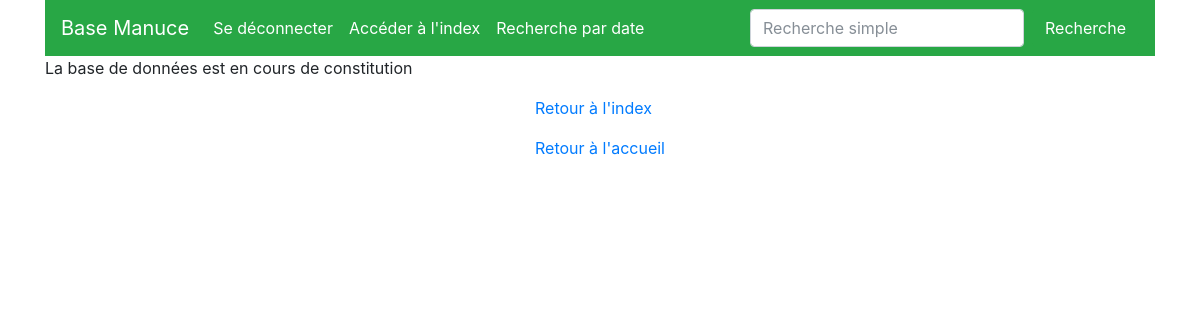
/book/20 (signed in), run on an earlier commit of the app's database.
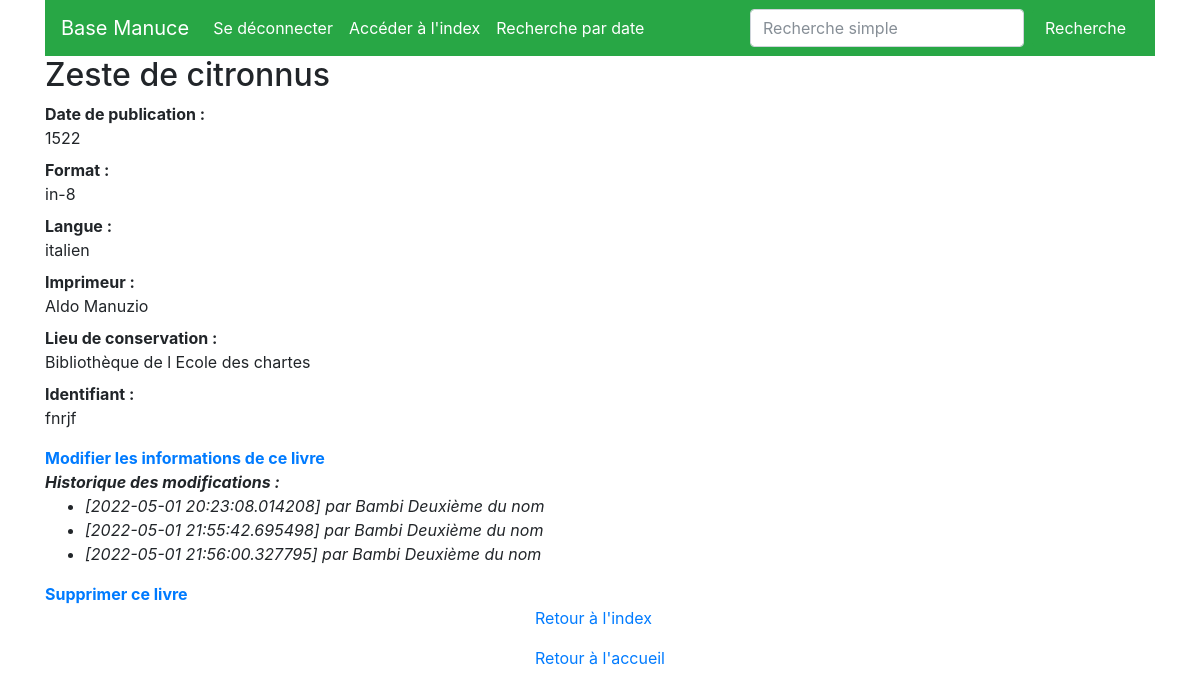
And on a later commit of the database.
### basemanuce/modeles/donnees.py (models this page shows, shortened)
class Books(db.Model):
    __tablename__ = 'books'
    book_id = db.Column(db.Integer, unique=True, nullable=False, primary_key=True, autoincrement=True)
    title = db.Column(db.Text)
    publidate = db.Column(db.Text)
    format = db.Column(db.Text)
    language = db.Column(db.Text)
    identifier = db.Column(db.Text, nullable=False)
    id_printer = db.Column(db.Integer, db.ForeignKey('printers.printer_id'))
    id_institution = db.Column(db.Integer, db.ForeignKey('institutions.institution_id'))
    printer = db.relationship("Printers", back_populates="book", foreign_keys=id_printer)
    institution = db.relationship("Institutions", back_populates="book", foreign_keys=id_institution)
    authorships = db.relationship("Authorship", back_populates="book", foreign_keys=Authorship.authorship_book_id)

class Printers(db.Model):
    __tablename__ = 'printers'
    printer_id = db.Column(db.Integer, unique=True, nullable=False, primary_key=True, autoincrement=True)
    printer_name = db.Column(db.Text, nullable=False)
    birthyear = db.Column(db.Integer)
    deathyear = db.Column(db.Integer)
    printer_othername1 = db.Column(db.Text)
    printer_othername2 = db.Column(db.Text)
    description = db.Column(db.Text)
    book = db.relationship("Books", back_populates="printer", foreign_keys=Books.id_printer)

class Institutions(db.Model):
    __tablename__ = 'institutions'
    institution_id = db.Column(db.Integer, unique=True, nullable=False, primary_key=True, autoincrement=True)
    country = db.Column(db.Text, nullable=False)
    city = db.Column(db.Text, nullable=False)
    institution_name = db.Column(db.Text, nullable=False)
    book = db.relationship("Books", back_populates="institution", foreign_keys=Books.id_institution)

class Authorship(db.Model):
    __tablename__ = "authorship"
    authorship_id = db.Column(db.Integer, nullable=True, autoincrement=True, primary_key=True)
    authorship_book_id = db.Column(db.Integer, db.ForeignKey('books.book_id'))
    authorship_user_id = db.Column(db.Integer, db.ForeignKey('user.user_id'))
    authorship_date = db.Column(db.DateTime, default=datetime.datetime.utcnow)
    user = db.relationship("User", back_populates="authorships", foreign_keys=authorship_user_id)
    book = db.relationship("Books", back_populates="authorships", foreign_keys=authorship_book_id)

### basemanuce/modeles/utilisateurs.py (models this page shows, shortened)
class User(UserMixin, db.Model):
    user_id = db.Column(db.Integer, unique=True, nullable=False, primary_key=True, autoincrement=True)
    user_mail = db.Column(db.Text, nullable=False)
    user_pseudo = db.Column(db.String(30), nullable=False)
    user_name = db.Column(db.Text, nullable=False)
    user_password = db.Column(db.String(50), nullable=False)
    authorships = db.relationship("Authorship", back_populates="user")

### basemanuce/routes/routes_classic.py (the view)
@app.route("/book/<int:book_id>")
def livre(book_id):
    unique_livre = Books.query.get(book_id)
    return render_template("pages/livre.html", nom="Base Manuce", livre=unique_livre)

### basemanuce/modeles/utilisateurs.py (called while the page is built)
@login.user_loader
def find_user_with_id(identifier):
    return User.query.get(int(identifier))

### basemanuce/templates/pages/livre.html (shortened to what this page needs)
{% extends "conteneur.html" %}
{% block corps %}
    {% if livre %}
        <h2>{{livre.title}}</h2>
        <dl>
            <dt>Date de publication :</dt><dd>{{livre.publidate}}</dd>
            <dt>Format :</dt><dd>{{livre.format}}</dd>
            <dt>Langue :</dt><dd>{{livre.language}}</dd>
            <dt>Imprimeur :</dt><dd>{{livre.printer.printer_name}}</dd>
            <dt>Lieu de conservation :</dt><dd>{{livre.institution.institution_name}}</dd>
            <dt>Identifiant :</dt><dd>{{livre.identifier}}</dd>
        </dl>
        {% if current_user.is_authenticated %}
        <a href="{{url_for('form_modifs', book_id=livre.book_id)}}"><b>Modifier les informations de ce livre</b></a>
        <dl>
            <dt><i>Historique des modifications :</i></dt>
            <dd>
                <ul>
                    {% for modification in livre.authorships %}
                        <li><i>[{{modification.authorship_date}}] par {{modification.user.user_pseudo}}</i></li>
                    {% endfor %}
                </ul>
            </dd>
        </dl>
            <a href="{{url_for('delete_book', book_id=livre.book_id)}}"><b>Supprimer ce livre</b></a>
        {% endif %}
    {% else %}
        <p>La base de données est en cours de constitution</p>
    {% endif %}
{% endblock %}
{% block basdepage %}
<p><a href="{{url_for('index')}}">Retour à l'index</a></p>
<p><a href="{{url_for('accueil')}}">Retour à l'accueil</a></p>
{% endblock %}

### basemanuce/templates/conteneur.html (shortened to what this page needs)
<!DOCTYPE html>
<html lang="en">
<head>
    {% include "partials/css.html" %}
</head>
<body>
    <div class="container">
        <nav class="navbar navbar-expand-lg navbar-dark bg-success">
          <a class="navbar-brand" href="{{ url_for('accueil') }}">Base Manuce</a>
            <div class="collapse navbar-collapse" id="navbarSupportedContent">
                <ul class="navbar-nav mr-auto">
                    {% if not current_user.is_authenticated %}
                    <li class="nav-item active">
                        <a class="nav-link" href="{{url_for('inscription')}}">S'inscrire<span class="sr-only">(current)</span></a>
                    </li>
                    <li class="nav-item active">
                        <a class="nav-link" href="{{url_for('connexion')}}">Se connecter<span class="sr-only">(current)</span></a>
                    </li>
                    {% else %}
                    <li class="nav-item active">
                        <a class="nav-link" href="{{url_for('deconnexion')}}">Se déconnecter<span class="sr-only">(current)</span></a>
                    </li>
                    {% endif %}
                    <li class="nav-item active">
                        <a class="nav-link" href="{{url_for('index')}}">Accéder à l'index<span class="sr-only">(current)</span></a>
                    </li>
                    <li class="nav-item active">
                        <a class="nav-link" href="{{url_for('research_date')}}">Recherche par date<span class="sr-only">(current)</span></a>
                    </li>
                </ul>
                <form class="form-inline my-2 my-lg-0" action="{{url_for('recherche_simple')}}" method="GET">
                    <input name="keyword" class="form-control mr-sm-2" type="search" placeholder="Recherche simple" aria-label="Recherche">
                    <button class="btn btn-success my-2 my-sm-0" type="submit">Recherche</button>
                </form>
            </div>
        </nav>
        <div class="row">
            <div class="col">
            {% block corps%}{% endblock %}
            </div>
        </div>
        <div class="row justify-content-md-center">
            <div class="col-md-auto">
                {% block basdepage %}{% endblock %}
            </div>
        </div>
    </div>
</body>
</html>

### basemanuce/templates/partials/css.html
<link rel="stylesheet" href="{{ url_for('static', filename='css/bootstrap.css')}}">

What changed in the data, as far as the page shows it:
added Books: title "Zeste de citronnus", publidate "1522", format "in-8", language "italien", identifier "fnrjf"
now on this page (row unchanged): Printers: printer.printer_name "Aldo Manuzio"
now on this page (row unchanged): Institutions: institution.institution_name "Bibliothèque de l Ecole des chartes"
added Authorship: authorship_date "2022-05-01 20:23:08.014208", user.user_pseudo "Bambi Deuxième du nom"
added Authorship: authorship_date "2022-05-01 21:55:42.695498", user.user_pseudo "Bambi Deuxième du nom"
added Authorship: authorship_date "2022-05-01 21:56:00.327795", user.user_pseudo "Bambi Deuxième du nom"
Also different on the page:
text no longer shown: "La base de données est en cours de constitution"
text now shown: "Date de publication : Format : Langue : Imprimeur : Lieu de conservation : Identifiant : Modifier les informations de ce livre Historique des modifications : Supprimer ce livre"
